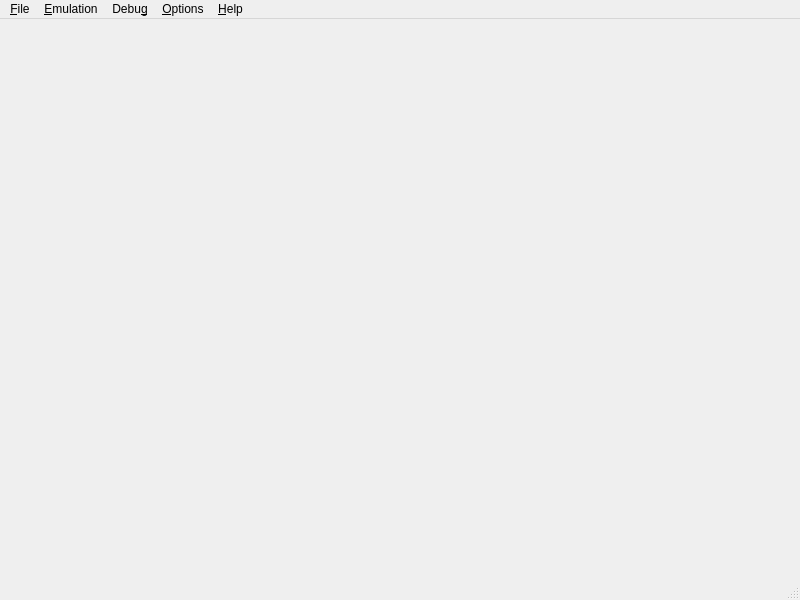
<?xml version="1.0" encoding="UTF-8"?>
<ui version="4.0">
 <class>MainWindow</class>
 <widget class="QMainWindow" name="MainWindow">
  <property name="geometry">
   <rect>
    <x>0</x>
    <y>0</y>
    <width>800</width>
    <height>600</height>
   </rect>
  </property>
  <property name="sizePolicy">
   <sizepolicy hsizetype="MinimumExpanding" vsizetype="MinimumExpanding">
    <horstretch>0</horstretch>
    <verstretch>0</verstretch>
   </sizepolicy>
  </property>
  <property name="windowTitle">
   <string>PPSSPP</string>
  </property>
  <widget class="QWidget" name="centralwidget">
   <property name="sizePolicy">
    <sizepolicy hsizetype="Expanding" vsizetype="Expanding">
     <horstretch>0</horstretch>
     <verstretch>0</verstretch>
    </sizepolicy>
   </property>
   <layout class="QHBoxLayout" name="horizontalLayout">
    <property name="spacing">
     <number>0</number>
    </property>
    <property name="leftMargin">
     <number>0</number>
    </property>
    <property name="topMargin">
     <number>0</number>
    </property>
    <property name="rightMargin">
     <number>0</number>
    </property>
    <property name="bottomMargin">
     <number>0</number>
    </property>
    <item>
     <widget class="MainUI" name="widget" native="true"/>
    </item>
   </layout>
  </widget>
  <widget class="QMenuBar" name="menubar">
   <property name="geometry">
    <rect>
     <x>0</x>
     <y>0</y>
     <width>800</width>
     <height>21</height>
    </rect>
   </property>
   <widget class="QMenu" name="menu_File">
    <property name="title">
     <string>&amp;File</string>
    </property>
    <addaction name="action_FileLoad"/>
    <addaction name="action_FileClose"/>
    <addaction name="separator"/>
    <addaction name="action_FileQuickloadState"/>
    <addaction name="action_FileQuickSaveState"/>
    <addaction name="action_FileLoadStateFile"/>
    <addaction name="action_FileSaveStateFile"/>
    <addaction name="separator"/>
    <addaction name="action_FileExit"/>
   </widget>
   <widget class="QMenu" name="menu_Emulation">
    <property name="title">
     <string>&amp;Emulation</string>
    </property>
    <addaction name="action_EmulationRun"/>
    <addaction name="action_EmulationPause"/>
    <addaction name="separator"/>
    <addaction name="action_EmulationReset"/>
    <addaction name="separator"/>
    <addaction name="action_EmulationRunLoad"/>
   </widget>
   <widget class="QMenu" name="menuDebu_g">
    <property name="title">
     <string>Debu&amp;g</string>
    </property>
    <addaction name="action_DebugLoadMapFile"/>
    <addaction name="action_DebugSaveMapFile"/>
    <addaction name="action_DebugResetSymbolTable"/>
    <addaction name="separator"/>
    <addaction name="action_DebugDumpFrame"/>
    <addaction name="separator"/>
    <addaction name="action_DebugDisassembly"/>
    <addaction name="action_DebugDisplayList"/>
    <addaction name="action_DebugLog"/>
    <addaction name="action_DebugMemoryView"/>
    <addaction name="action_DebugMemoryViewTexture"/>
   </widget>
   <widget class="QMenu" name="menu_Options">
    <property name="title">
     <string>&amp;Options</string>
    </property>
    <widget class="QMenu" name="menu_Log_Levels">
     <property name="title">
      <string>Lo&amp;g Levels</string>
     </property>
     <widget class="QMenu" name="menuG3D">
      <property name="title">
       <string>G3D</string>
      </property>
      <addaction name="actionLogG3DDebug"/>
      <addaction name="actionLogG3DWarning"/>
      <addaction name="actionLogG3DInfo"/>
      <addaction name="actionLogG3DError"/>
     </widget>
     <widget class="QMenu" name="menuHLE">
      <property name="title">
       <string>HLE</string>
      </property>
      <addaction name="actionLogHLEDebug"/>
      <addaction name="actionLogHLEWarning"/>
      <addaction name="actionLogHLEInfo"/>
      <addaction name="actionLogHLEError"/>
     </widget>
     <widget class="QMenu" name="menuDefault">
      <property name="title">
       <string>Default</string>
      </property>
      <addaction name="actionLogDefDebug"/>
      <addaction name="actionLogDefWarning"/>
      <addaction name="actionLogDefInfo"/>
      <addaction name="actionLogDefError"/>
     </widget>
     <addaction name="menuDefault"/>
     <addaction name="separator"/>
     <addaction name="menuG3D"/>
     <addaction name="menuHLE"/>
    </widget>
    <widget class="QMenu" name="menuLanguage">
     <property name="title">
      <string>&amp;Language</string>
     </property>
    </widget>
    <widget class="QMenu" name="menuVideo">
     <property name="title">
      <string>&amp;Video</string>
     </property>
     <widget class="QMenu" name="menuAnisotropic_filtering">
      <property name="title">
       <string>&amp;Anisotropic filtering</string>
      </property>
      <addaction name="action_AFOff"/>
      <addaction name="action_AF2x"/>
      <addaction name="action_AF4x"/>
      <addaction name="action_AF8x"/>
      <addaction name="action_AF16x"/>
     </widget>
     <widget class="QMenu" name="menuZoom">
      <property name="title">
       <string>&amp;Zoom</string>
      </property>
      <addaction name="action_OptionsScreen1x"/>
      <addaction name="action_OptionsScreen2x"/>
      <addaction name="action_OptionsScreen3x"/>
      <addaction name="action_OptionsScreen4x"/>
     </widget>
     <addaction name="menuAnisotropic_filtering"/>
     <addaction name="action_OptionsBufferedRendering"/>
     <addaction name="action_OptionsLinearFiltering"/>
     <addaction name="action_Simple_2xAA"/>
     <addaction name="separator"/>
     <addaction name="menuZoom"/>
     <addaction name="action_Stretch_to_display"/>
     <addaction name="separator"/>
     <addaction name="action_OptionsHardwareTransform"/>
     <addaction name="action_OptionsUseVBO"/>
     <addaction name="action_OptionsVertexCache"/>
     <addaction name="action_OptionsWireframe"/>
     <addaction name="action_OptionsDisplayRawFramebuffer"/>
     <addaction name="actionFrameskip"/>
    </widget>
    <widget class="QMenu" name="menuControls">
     <property name="title">
      <string>Co&amp;ntrols</string>
     </property>
     <addaction name="action_OptionsControls"/>
     <addaction name="action_OptionsGamePadControls"/>
    </widget>
    <widget class="QMenu" name="menuCore">
     <property name="title">
      <string>&amp;Core</string>
     </property>
     <addaction name="action_CPUInterpreter"/>
     <addaction name="action_CPUDynarec"/>
     <addaction name="separator"/>
     <addaction name="action_OptionsFastMemory"/>
     <addaction name="action_OptionsIgnoreIllegalReadsWrites"/>
     <addaction name="separator"/>
     <addaction name="actionUse_MediaEngine"/>
    </widget>
    <addaction name="menuCore"/>
    <addaction name="menuControls"/>
    <addaction name="menuVideo"/>
    <addaction name="action_Sound"/>
    <addaction name="separator"/>
    <addaction name="action_OptionsFullScreen"/>
    <addaction name="action_OptionsShowDebugStatistics"/>
    <addaction name="action_Show_FPS_counter"/>
    <addaction name="separator"/>
    <addaction name="menu_Log_Levels"/>
    <addaction name="separator"/>
    <addaction name="menuLanguage"/>
   </widget>
   <widget class="QMenu" name="menu_Help">
    <property name="title">
     <string>&amp;Help</string>
    </property>
    <addaction name="action_HelpOpenWebsite"/>
    <addaction name="separator"/>
    <addaction name="action_HelpAbout"/>
   </widget>
   <addaction name="menu_File"/>
   <addaction name="menu_Emulation"/>
   <addaction name="menuDebu_g"/>
   <addaction name="menu_Options"/>
   <addaction name="menu_Help"/>
  </widget>
  <widget class="QStatusBar" name="statusbar"/>
  <action name="action_FileLoad">
   <property name="text">
    <string>&amp;Open...</string>
   </property>
  </action>
  <action name="action_FileClose">
   <property name="text">
    <string>&amp;Close</string>
   </property>
  </action>
  <action name="action">
   <property name="text">
    <string>-</string>
   </property>
  </action>
  <action name="action_FileQuickloadState">
   <property name="text">
    <string>Quickload state</string>
   </property>
   <property name="shortcut">
    <string>F4</string>
   </property>
  </action>
  <action name="action_FileQuickSaveState">
   <property name="text">
    <string>Quicksave state</string>
   </property>
   <property name="shortcut">
    <string>F2</string>
   </property>
  </action>
  <action name="action_FileLoadStateFile">
   <property name="text">
    <string>&amp;Load State File...</string>
   </property>
  </action>
  <action name="action_FileSaveStateFile">
   <property name="text">
    <string>&amp;Save State File...</string>
   </property>
  </action>
  <action name="action_FileExit">
   <property name="text">
    <string>E&amp;xit</string>
   </property>
  </action>
  <action name="action_EmulationRun">
   <property name="text">
    <string>&amp;Run</string>
   </property>
   <property name="shortcut">
    <string>F7</string>
   </property>
  </action>
  <action name="action_EmulationPause">
   <property name="text">
    <string>&amp;Pause</string>
   </property>
   <property name="shortcut">
    <string>F8</string>
   </property>
  </action>
  <action name="action_EmulationReset">
   <property name="text">
    <string>R&amp;eset</string>
   </property>
  </action>
  <action name="action_CPUInterpreter">
   <property name="checkable">
    <bool>true</bool>
   </property>
   <property name="text">
    <string>&amp;Interpreter</string>
   </property>
  </action>
  <action name="action_CPUDynarec">
   <property name="checkable">
    <bool>true</bool>
   </property>
   <property name="text">
    <string>&amp;Dynarec</string>
   </property>
  </action>
  <action name="action_DebugLoadMapFile">
   <property name="enabled">
    <bool>false</bool>
   </property>
   <property name="text">
    <string>Load &amp;Map File...</string>
   </property>
  </action>
  <action name="action_DebugSaveMapFile">
   <property name="enabled">
    <bool>false</bool>
   </property>
   <property name="text">
    <string>&amp;Save Map File...</string>
   </property>
  </action>
  <action name="action_DebugResetSymbolTable">
   <property name="enabled">
    <bool>false</bool>
   </property>
   <property name="text">
    <string>&amp;Reset Symbol Table</string>
   </property>
  </action>
  <action name="action_DebugDisassembly">
   <property name="text">
    <string>&amp;Disassembly</string>
   </property>
   <property name="shortcut">
    <string>Ctrl+D</string>
   </property>
  </action>
  <action name="action_DebugLog">
   <property name="enabled">
    <bool>false</bool>
   </property>
   <property name="text">
    <string>&amp;Log Console</string>
   </property>
   <property name="shortcut">
    <string>Ctrl+L</string>
   </property>
  </action>
  <action name="action_DebugMemoryView">
   <property name="text">
    <string>Memory &amp;View...</string>
   </property>
   <property name="shortcut">
    <string>Ctrl+M</string>
   </property>
  </action>
  <action name="action_OptionsControls">
   <property name="text">
    <string>&amp;Keyboard</string>
   </property>
  </action>
  <action name="action_OptionsFullScreen">
   <property name="text">
    <string>&amp;Toggle fullscreen</string>
   </property>
   <property name="shortcut">
    <string>F12</string>
   </property>
  </action>
  <action name="action_OptionsBufferedRendering">
   <property name="checkable">
    <bool>true</bool>
   </property>
   <property name="text">
    <string>&amp;Buffered Rendering</string>
   </property>
   <property name="shortcut">
    <string>F5</string>
   </property>
  </action>
  <action name="action_OptionsHardwareTransform">
   <property name="checkable">
    <bool>true</bool>
   </property>
   <property name="text">
    <string>&amp;Hardware Transform</string>
   </property>
   <property name="shortcut">
    <string>F6</string>
   </property>
  </action>
  <action name="action_OptionsLinearFiltering">
   <property name="checkable">
    <bool>true</bool>
   </property>
   <property name="text">
    <string>&amp;Linear Filtering</string>
   </property>
  </action>
  <action name="action_OptionsWireframe">
   <property name="checkable">
    <bool>true</bool>
   </property>
   <property name="text">
    <string>&amp;Wireframe (experimental)</string>
   </property>
  </action>
  <action name="action_OptionsDisplayRawFramebuffer">
   <property name="checkable">
    <bool>true</bool>
   </property>
   <property name="text">
    <string>&amp;Display Raw Framebuffer</string>
   </property>
  </action>
  <action name="action_OptionsShowDebugStatistics">
   <property name="checkable">
    <bool>true</bool>
   </property>
   <property name="text">
    <string>Show &amp;debug statistics</string>
   </property>
  </action>
  <action name="action_OptionsScreen1x">
   <property name="checkable">
    <bool>true</bool>
   </property>
   <property name="text">
    <string>Screen &amp;1x</string>
   </property>
   <property name="shortcut">
    <string>Ctrl+1</string>
   </property>
  </action>
  <action name="action_OptionsScreen2x">
   <property name="checkable">
    <bool>true</bool>
   </property>
   <property name="text">
    <string>Screen &amp;2x</string>
   </property>
   <property name="shortcut">
    <string>Ctrl+2</string>
   </property>
  </action>
  <action name="action_OptionsScreen3x">
   <property name="checkable">
    <bool>true</bool>
   </property>
   <property name="text">
    <string>Screen &amp;3x</string>
   </property>
   <property name="shortcut">
    <string>Ctrl+3</string>
   </property>
  </action>
  <action name="action_OptionsScreen4x">
   <property name="checkable">
    <bool>true</bool>
   </property>
   <property name="text">
    <string>Screen &amp;4x</string>
   </property>
   <property name="shortcut">
    <string>Ctrl+4</string>
   </property>
  </action>
  <action name="action_OptionsFastMemory">
   <property name="checkable">
    <bool>true</bool>
   </property>
   <property name="text">
    <string>&amp;Fast Memory (dynarec, unstable)</string>
   </property>
  </action>
  <action name="action_OptionsIgnoreIllegalReadsWrites">
   <property name="checkable">
    <bool>true</bool>
   </property>
   <property name="text">
    <string>I&amp;gnore illegal reads/writes</string>
   </property>
  </action>
  <action name="action_HelpOpenWebsite">
   <property name="text">
    <string>&amp;Go to http://www.ppsspp.org/</string>
   </property>
  </action>
  <action name="action_HelpAbout">
   <property name="text">
    <string>&amp;About PPSSPP...</string>
   </property>
  </action>
  <action name="action_OptionsUseVBO">
   <property name="checkable">
    <bool>true</bool>
   </property>
   <property name="text">
    <string>&amp;Use VBO</string>
   </property>
  </action>
  <action name="actionLogG3DDebug">
   <property name="checkable">
    <bool>true</bool>
   </property>
   <property name="text">
    <string>Debug</string>
   </property>
  </action>
  <action name="actionLogG3DWarning">
   <property name="checkable">
    <bool>true</bool>
   </property>
   <property name="text">
    <string>Warning</string>
   </property>
  </action>
  <action name="actionLogG3DError">
   <property name="checkable">
    <bool>true</bool>
   </property>
   <property name="text">
    <string>Error</string>
   </property>
  </action>
  <action name="actionLogG3DInfo">
   <property name="checkable">
    <bool>true</bool>
   </property>
   <property name="text">
    <string>Info</string>
   </property>
  </action>
  <action name="actionLogHLEDebug">
   <property name="checkable">
    <bool>true</bool>
   </property>
   <property name="text">
    <string>Debug</string>
   </property>
  </action>
  <action name="actionLogHLEWarning">
   <property name="checkable">
    <bool>true</bool>
   </property>
   <property name="text">
    <string>Warning</string>
   </property>
  </action>
  <action name="actionLogHLEInfo">
   <property name="checkable">
    <bool>true</bool>
   </property>
   <property name="text">
    <string>Info</string>
   </property>
  </action>
  <action name="actionLogHLEError">
   <property name="checkable">
    <bool>true</bool>
   </property>
   <property name="text">
    <string>Error</string>
   </property>
  </action>
  <action name="actionLogDefDebug">
   <property name="checkable">
    <bool>true</bool>
   </property>
   <property name="text">
    <string>Debug</string>
   </property>
  </action>
  <action name="actionLogDefWarning">
   <property name="checkable">
    <bool>true</bool>
   </property>
   <property name="text">
    <string>Warning</string>
   </property>
  </action>
  <action name="actionLogDefInfo">
   <property name="checkable">
    <bool>true</bool>
   </property>
   <property name="text">
    <string>Info</string>
   </property>
  </action>
  <action name="actionLogDefError">
   <property name="checkable">
    <bool>true</bool>
   </property>
   <property name="text">
    <string>Error</string>
   </property>
  </action>
  <action name="action_OptionsGamePadControls">
   <property name="text">
    <string>&amp;Gamepad</string>
   </property>
  </action>
  <action name="action_EmulationRunLoad">
   <property name="text">
    <string>Run on loa&amp;d</string>
   </property>
  </action>
  <action name="action_DebugDumpFrame">
   <property name="text">
    <string>D&amp;ump next frame to log</string>
   </property>
  </action>
  <action name="action_OptionsVertexCache">
   <property name="checkable">
    <bool>true</bool>
   </property>
   <property name="text">
    <string>&amp;Vertex Cache</string>
   </property>
  </action>
  <action name="action_DebugMemoryViewTexture">
   <property name="text">
    <string>Memory View Texture...</string>
   </property>
  </action>
  <action name="action_DebugDisplayList">
   <property name="text">
    <string>DisplayList...</string>
   </property>
  </action>
  <action name="action_Simple_2xAA">
   <property name="checkable">
    <bool>true</bool>
   </property>
   <property name="text">
    <string>Simple 2xAA</string>
   </property>
  </action>
  <action name="action_AFOff">
   <property name="checkable">
    <bool>true</bool>
   </property>
   <property name="text">
    <string>Off</string>
   </property>
  </action>
  <action name="action_AF2x">
   <property name="checkable">
    <bool>true</bool>
   </property>
   <property name="text">
    <string>2x</string>
   </property>
  </action>
  <action name="action_AF4x">
   <property name="checkable">
    <bool>true</bool>
   </property>
   <property name="text">
    <string>4x</string>
   </property>
  </action>
  <action name="action_AF8x">
   <property name="checkable">
    <bool>true</bool>
   </property>
   <property name="text">
    <string>8x</string>
   </property>
  </action>
  <action name="action_AF16x">
   <property name="checkable">
    <bool>true</bool>
   </property>
   <property name="text">
    <string>16x</string>
   </property>
  </action>
  <action name="action_Show_FPS_counter">
   <property name="checkable">
    <bool>true</bool>
   </property>
   <property name="text">
    <string>Show &amp;FPS counter</string>
   </property>
  </action>
  <action name="action_Stretch_to_display">
   <property name="checkable">
    <bool>true</bool>
   </property>
   <property name="text">
    <string>S&amp;tretch to display</string>
   </property>
  </action>
  <action name="action_Sound">
   <property name="checkable">
    <bool>true</bool>
   </property>
   <property name="text">
    <string>&amp;Sound emulation</string>
   </property>
  </action>
  <action name="actionFrameskip">
   <property name="checkable">
    <bool>true</bool>
   </property>
   <property name="text">
    <string>Frameskip</string>
   </property>
  </action>
  <action name="actionUse_MediaEngine">
   <property name="checkable">
    <bool>true</bool>
   </property>
   <property name="text">
    <string>Use MediaEngine</string>
   </property>
  </action>
 </widget>
 <customwidgets>
  <customwidget>
   <class>MainUI</class>
   <extends>QWidget</extends>
   <header>base/QtMain.h</header>
   <container>1</container>
  </customwidget>
 </customwidgets>
 <resources/>
 <connections/>
</ui>
